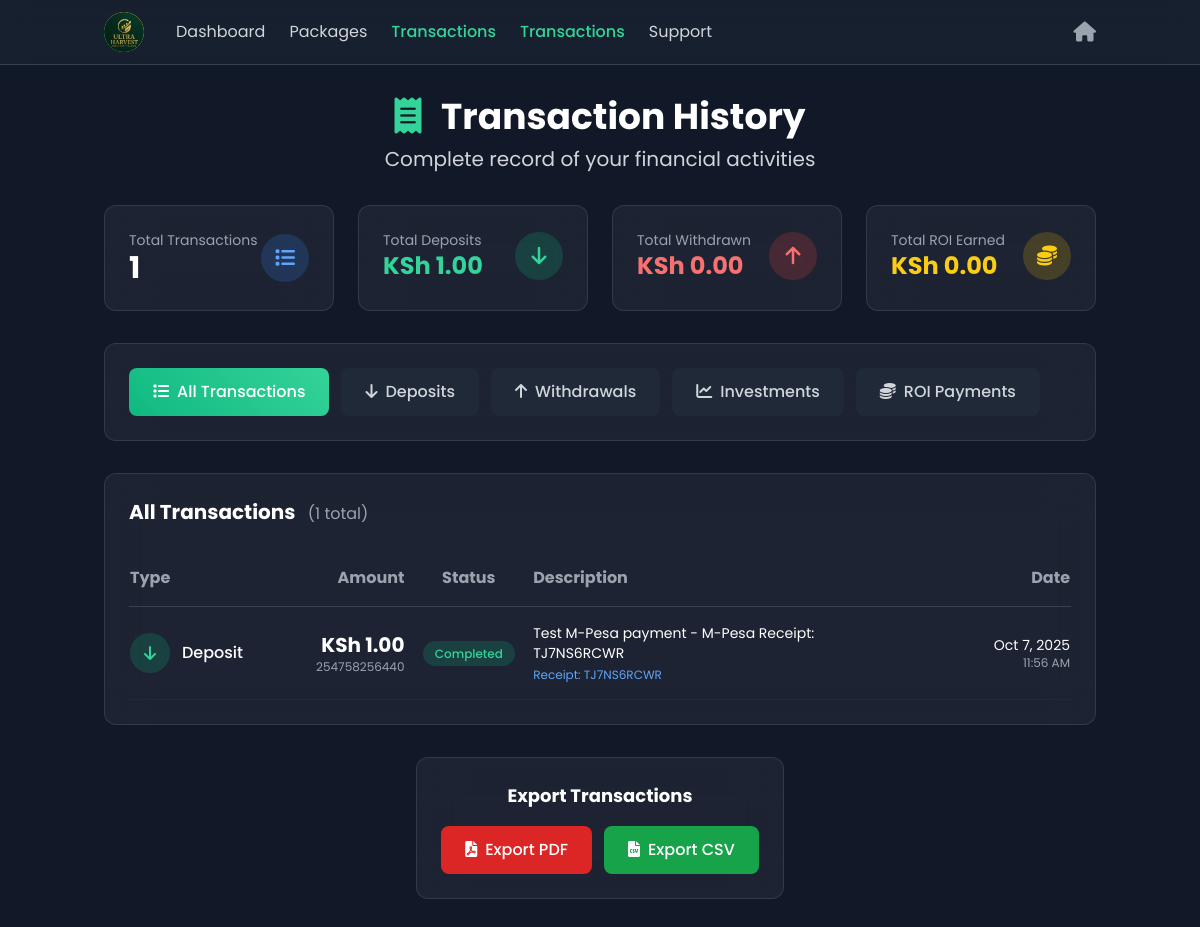
Page /user/transactions.php (signed in) on the committed database.
### tables this page shows
CREATE TABLE `transactions` (
  `id` int(11) NOT NULL,
  `user_id` int(11) NOT NULL,
  `type` enum('deposit','withdrawal','roi_payment','referral_commission','package_investment') NOT NULL,
  `amount` decimal(15,2) NOT NULL,
  `withdrawal_fee` decimal(15,2) DEFAULT 0.00,
  `platform_fee` decimal(15,2) DEFAULT 0.00,
  `net_amount` decimal(15,2) DEFAULT 0.00,
  `status` enum('pending','completed','failed','cancelled') DEFAULT 'pending',
  `mpesa_receipt` varchar(100) DEFAULT NULL,
  `mpesa_request_id` varchar(100) DEFAULT NULL,
  `phone_number` varchar(20) DEFAULT NULL,
  `description` text DEFAULT NULL,
  `admin_notes` text DEFAULT NULL,
  `processed_by` int(11) DEFAULT NULL,
  `created_at` timestamp NULL DEFAULT current_timestamp(),
  `updated_at` timestamp NULL DEFAULT current_timestamp() ON UPDATE current_timestamp()
);

### user/transactions.php (the view, shortened to what the rows shown need)
<?php
require_once '../config/database.php';
$user_id = $_SESSION['user_id'];
$filter = $_GET['filter'] ?? 'all';
$page = max(1, (int)($_GET['page'] ?? 1));
$limit = 20;
$offset = ($page - 1) * $limit;
$where_conditions = ["t.user_id = ?"];
$params = [$user_id];
$where_clause = implode(' AND ', $where_conditions);
$count_sql = "SELECT COUNT(*) as total FROM transactions t WHERE $where_clause";
$stmt = $db->prepare($count_sql);
$stmt->execute($params);
$total_records = $stmt->fetch()['total'];
$sql = "
    SELECT t.*,
           CASE
               WHEN t.type = 'package_investment' THEN p.name
               ELSE NULL
           END as package_name
    FROM transactions t
    LEFT JOIN active_packages ap ON t.id = ap.id AND t.type = 'package_investment'
    LEFT JOIN packages p ON ap.package_id = p.id
    WHERE $where_clause
    ORDER BY t.created_at DESC
    LIMIT $limit OFFSET $offset
";
$stmt = $db->prepare($sql);
$stmt->execute($params);
$transactions = $stmt->fetchAll();
?>
<!DOCTYPE html>
<html lang="en">
<head>
    <script src="https://cdn.tailwindcss.com"></script>
    <link rel="stylesheet" href="https://cdnjs.cloudflare.com/ajax/libs/font-awesome/6.0.0/css/all.min.css">
</head>
<body class="bg-gray-900 text-white min-h-screen">
    <main class="container mx-auto px-4 py-8">
        <div class="text-center mb-8">
            <h1 class="text-4xl font-bold mb-2">
                <i class="fas fa-receipt text-emerald-400 mr-3"></i>
                Transaction History
            </h1>
        </div>
        <section class="glass-card rounded-xl p-6">
            <div class="flex items-center justify-between mb-6">
                <h2 class="text-xl font-bold text-white">
                    <?php
                    $filter_names = [
                        'all' => 'All Transactions',
                        'deposit' => 'Deposits',
                        'withdrawal' => 'Withdrawals',
                        'package_investment' => 'Package Investments',
                        'roi_payment' => 'ROI Payments'
                    ];
                    echo $filter_names[$filter] ?? 'Transactions';
                    ?>
                    <span class="text-gray-400 text-base font-normal ml-2">(<?php echo number_format($total_records); ?> total)</span>
                </h2>
            </div>
            <?php if (empty($transactions)): ?>
                <div class="text-center py-12">
                    <i class="fas fa-inbox text-6xl text-gray-600 mb-4"></i>
                    <h3 class="text-xl font-bold text-gray-400 mb-2">No transactions found</h3>
                    <p class="text-gray-500 mb-6">You haven't made any transactions yet</p>
                    <div class="flex flex-col sm:flex-row gap-3 justify-center">
                        <a href="/user/deposit.php" class="px-6 py-3 bg-emerald-600 hover:bg-emerald-700 text-white rounded-lg font-medium transition">
                            <i class="fas fa-plus mr-2"></i>Make Deposit
                        </a>
                        <a href="/user/packages.php" class="px-6 py-3 bg-yellow-600 hover:bg-yellow-700 text-white rounded-lg font-medium transition">
                            <i class="fas fa-chart-line mr-2"></i>View Packages
                        </a>
                    </div>
                </div>
            <?php else: ?>
                <div class="hidden md:block overflow-x-auto">
                    <table class="w-full">
                        <thead>
                            <tr class="border-b border-gray-700">
                                <th class="text-left py-4 text-gray-400">Type</th>
                                <th class="text-right py-4 text-gray-400">Amount</th>
                                <th class="text-center py-4 text-gray-400">Status</th>
                                <th class="text-left py-4 text-gray-400">Description</th>
                                <th class="text-right py-4 text-gray-400">Date</th>
                            </tr>
                        </thead>
                        <tbody>
                            <?php foreach ($transactions as $transaction): ?>
                            <tr class="border-b border-gray-800 hover:bg-gray-800/30 transition">
                                <td class="py-4">
                                    <div class="flex items-center space-x-3">
                                        <div class="w-10 h-10 rounded-full flex items-center justify-center
                                            <?php
                                            echo match($transaction['type']) {
                                                'deposit' => 'bg-emerald-500/20 text-emerald-400',
                                                'withdrawal' => 'bg-red-500/20 text-red-400',
                                                'roi_payment' => 'bg-yellow-500/20 text-yellow-400',
                                                'package_investment' => 'bg-blue-500/20 text-blue-400',
                                                'referral_commission' => 'bg-purple-500/20 text-purple-400',
                                                default => 'bg-gray-500/20 text-gray-400'
                                            };
                                            ?>">
                                            <i class="fas <?php
                                            echo match($transaction['type']) {
                                                'deposit' => 'fa-arrow-down',
                                                'withdrawal' => 'fa-arrow-up',
                                                'roi_payment' => 'fa-coins',
                                                'package_investment' => 'fa-chart-line',
                                                'referral_commission' => 'fa-users',
                                                default => 'fa-exchange-alt'
                                            };
                                            ?>"></i>
                                        </div>
                                        <span class="font-medium text-white capitalize">
                                            <?php echo str_replace('_', ' ', $transaction['type']); ?>
                                        </span>
                                    </div>
                                </td>
                                <td class="py-4 text-right">
                                    <span class="text-xl font-bold text-white"><?php echo formatMoney($transaction['amount']); ?></span>
                                    <?php if ($transaction['phone_number']): ?>
                                        <div class="text-xs text-gray-400"><?php echo $transaction['phone_number']; ?></div>
                                    <?php endif; ?>
                                </td>
                                <td class="py-4 text-center">
                                    <span class="px-3 py-1 rounded-full text-xs font-medium
                                        <?php
                                        echo match($transaction['status']) {
                                            'completed' => 'bg-emerald-500/20 text-emerald-400',
                                            'pending' => 'bg-yellow-500/20 text-yellow-400',
                                            'failed' => 'bg-red-500/20 text-red-400',
                                            'cancelled' => 'bg-gray-500/20 text-gray-400',
                                            default => 'bg-gray-500/20 text-gray-400'
                                        };
                                        ?>">
                                        <?php echo ucfirst($transaction['status']); ?>
                                    </span>
                                </td>
                                <td class="py-4">
                                    <div class="max-w-xs">
                                        <p class="text-white text-sm"><?php echo htmlspecialchars($transaction['description'] ?? 'N/A'); ?></p>
                                        <?php if ($transaction['mpesa_receipt']): ?>
                                            <p class="text-blue-400 text-xs mt-1">Receipt: <?php echo $transaction['mpesa_receipt']; ?></p>
                                        <?php endif; ?>
                                    </div>
                                </td>
                                <td class="py-4 text-right">
                                    <p class="text-white text-sm"><?php echo date('M j, Y', strtotime($transaction['created_at'])); ?></p>
                                    <p class="text-gray-400 text-xs"><?php echo date('g:i A', strtotime($transaction['created_at'])); ?></p>
                                </td>
                            </tr>
                            <?php endforeach; ?>
                        </tbody>
                    </table>
                </div>
            <?php endif; ?>
        </section>
    </main><br><br><br>
</body>
</html>

### rows in the picture
transactions: type "Deposit", amount "KSh 1.00", phone_number "254758256440", status "Completed", description "Test M-Pesa payment - M-Pesa Receipt: TJ7NS6RCWR", mpesa_receipt "TJ7NS6RCWR", created_at "Oct 7, 2025", created_at "11:56 AM"

### other values in the picture
$stats['total_transactions'] "1"
formatMoney($stats['total_deposits']) "KSh 1.00"
formatMoney($stats['total_withdrawals']) "KSh 0.00"
formatMoney($stats['total_roi']) "KSh 0.00"
$filter_names[$filter] "All Transactions"
$total_records "1"
